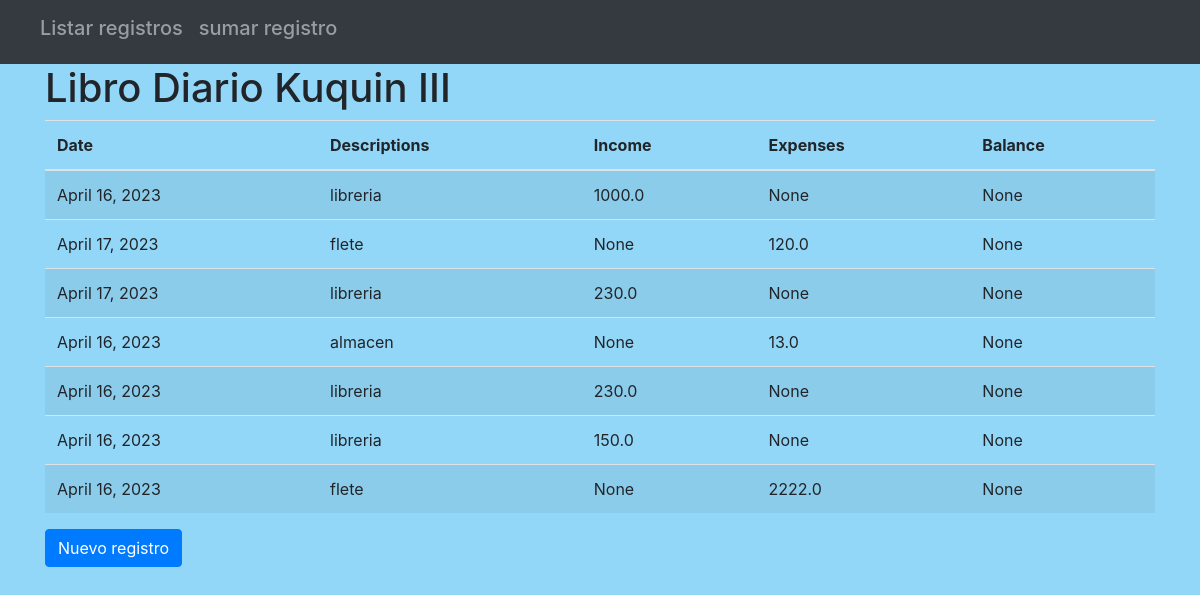
Page /list_register/ on the earlier database version.
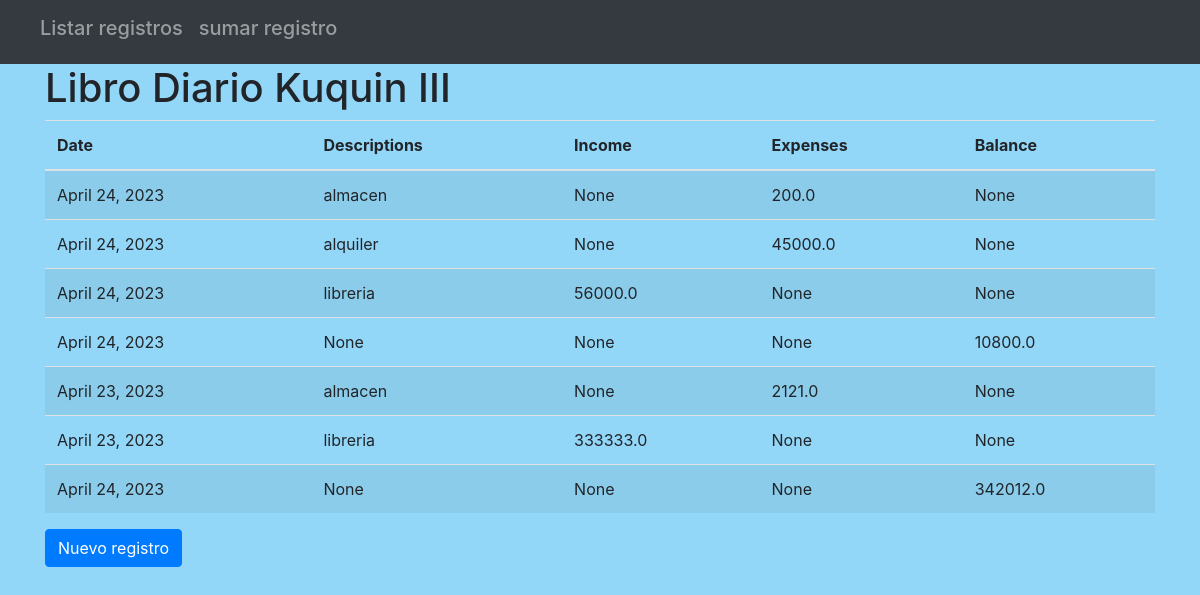
Same page on the later database version.
### movimientos/models.py (models this page shows)
class Register(models.Model):
    descriptions =models.CharField(max_length=120,null=True, blank=True)
    income= models.FloatField(max_length=30,null=True, blank=True)
    expenses = models.FloatField(max_length=30 ,null=True, blank=True)
    balance= models.FloatField(max_length=30 ,null=True, blank=True)
    date = models.DateField(default=timezone.now)
    totall = models.FloatField(max_length=30 ,null=True, blank=True)

### movimientos/views.py (the view)
# urls.py: path('list_register/', RegisterListView.as_view(),name='list_register'),
class RegisterListView(ListView):
    model = Register
    template_name = 'list_register.html'
    context_object_name = 'registers'

### movimientos/templates/list_register.html (shortened to what this page needs)
<!DOCTYPE html>
<html lang="en">
<head>
    <link rel="stylesheet" href="https://cdn.jsdelivr.net/npm/bootstrap@4.6.2/dist/css/bootstrap.min.css"
>
</head>
    <header>
        <nav class="navbar navbar-expand-lg navbar-dark bg-dark">
            <div class="collapse navbar-collapse" id="navbarSupportedContent">
                <ul class="navbar-nav mr-auto">
                    <li class="nav-item">
                        <a class="nav-link" href="/list_register/"><h5>Listar registros</h5></a>
                    </li>
                    <li class="nav-item">
                        <a class="nav-link" href="/sumar/"><h5>sumar registro</h5></a>
                    </li>
            </div>
        </nav>
    </header>
<body>
    <div class="container">
        <div class="raw">
            <div class="col-md-19">
                <h1>Libro Diario Kuquin III</h1>
                <table class="table table-striped">
                    <thead>
                        <tr>
                            <th>Date</th>
                            <th>Descriptions</th>
                            <th>Income</th>
                            <th>Expenses</th>
                            <th>Balance</th>
                        </tr>
                    </thead>
                    <tbody>
                        {% for register in registers %}
                        <tr>
                            <td>{{register.date}}</td>
                            <td>{{register.descriptions}}</td>
                            <td>{{register.income}}</td>
                            <td>{{register.expenses}}</td>
                            <td>{{register.balance}}</td>
                        </tr>
                        {% endfor %}
                    </tbody>
                </table>
                <a href="/create_register/" class="btn btn-primary">Nuevo registro</a>
        </div>
    </div>
</body>
      <!DOCTYPE html>
      <html>
      <head>
  </head>
  </html>

### movimientos/templates/list_register.html (style rules this page uses)
body { background-color: rgb(147, 215, 248); }

Differences in the rows shown:
removed Register: date "April 16, 2023", descriptions "libreria", income "1000.0", expenses "None", balance "None"
removed Register: date "April 17, 2023", descriptions "flete", income "None", expenses "120.0", balance "None"
removed Register: date "April 17, 2023", descriptions "libreria", income "230.0", expenses "None", balance "None"
removed Register: date "April 16, 2023", descriptions "almacen", income "None", expenses "13.0", balance "None"
removed Register: date "April 16, 2023", descriptions "libreria", income "230.0", expenses "None", balance "None"
removed Register: date "April 16, 2023", descriptions "libreria", income "150.0", expenses "None", balance "None"
removed Register: date "April 16, 2023", descriptions "flete", income "None", expenses "2222.0", balance "None"
added Register: date "April 24, 2023", descriptions "almacen", income "None", expenses "200.0", balance "None"
added Register: date "April 24, 2023", descriptions "alquiler", income "None", expenses "45000.0", balance "None"
added Register: date "April 24, 2023", descriptions "libreria", income "56000.0", expenses "None", balance "None"
added Register: date "April 24, 2023", descriptions "None", income "None", expenses "None", balance "10800.0"
added Register: date "April 23, 2023", descriptions "almacen", income "None", expenses "2121.0", balance "None"
added Register: date "April 23, 2023", descriptions "libreria", income "333333.0", expenses "None", balance "None"
added Register: date "April 24, 2023", descriptions "None", income "None", expenses "None", balance "342012.0"
